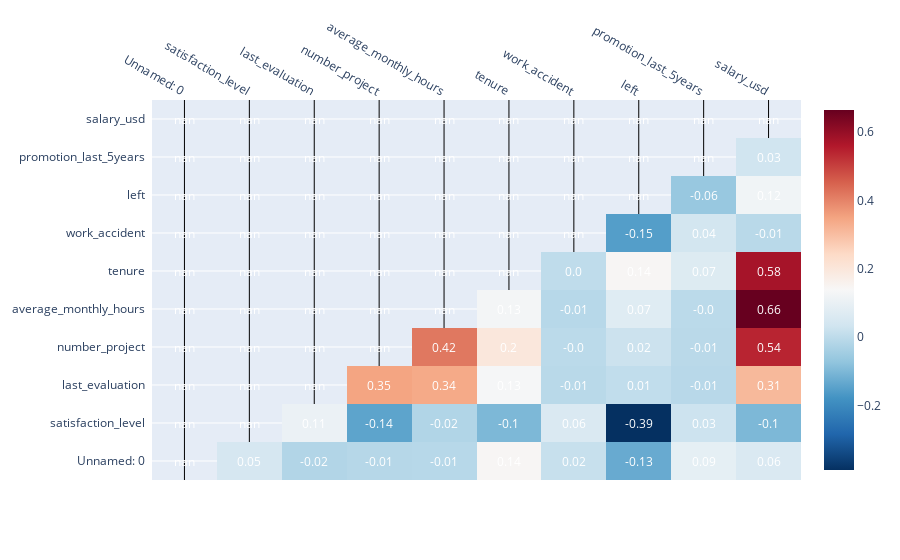

Write notebook code for a chart like this one.
### Code cell
# Create a plot as needed
numeric_df = df.select_dtypes(include=[np.number])  # type: ignore
numeric_df.drop(columns=["salary"], inplace=True)
correlation_matrix = numeric_df.corr()

mask = np.tril(np.ones_like(correlation_matrix, dtype=bool))
masked_correlation = correlation_matrix.where(~mask)

# Create heatmap for the upper triangular part
fig_upper = ff.create_annotated_heatmap(
    z=masked_correlation.values,
    x=list(masked_correlation.columns),
    y=list(masked_correlation.index),
    annotation_text=masked_correlation.round(2).values,
    colorscale="RdBu",
    reversescale=True,
    showscale=True,
)

# Update layout
fig_upper.update_layout(title="")

del fig_upper

### Figure 1 — Plotly figure (JSON) as saved in the notebook; plotly's stock layout.template omitted (floating-point values rounded to 4 significant figures)
{"data": [{"colorscale": [[0, "rgb(103,0,31)"], [0.1, "rgb(178,24,43)"], [0.2, "rgb(214,96,77)"], [0.3, "rgb(244,165,130)"], [0.4, "rgb(253,219,199)"], [0.5, "rgb(247,247,247)"], [0.6, "rgb(209,229,240)"], [0.7, "rgb(146,197,222)"], [0.8, "rgb(67,147,195)"], [0.9, "rgb(33,102,172)"], [1, "rgb(5,48,97)"]], "reversescale": true, "showscale": true, "type": "heatmap", "x": ["Unnamed: 0", "satisfaction_level", "last_evaluation", "number_project", "average_monthly_hours", "tenure", "work_accident", "left", "promotion_last_5years", "salary_usd"], "y": ["Unnamed: 0", "satisfaction_level", "last_evaluation", "number_project", "average_monthly_hours", "tenure", "work_accident", "left", "promotion_last_5years", "salary_usd"], "z": [[null, 0.04574, -0.01836, -0.012, -0.01001, 0.144, 0.01578, -0.129, 0.08914, 0.05891], [null, null, 0.105, -0.143, -0.02005, -0.1009, 0.0587, -0.3884, 0.02561, -0.1009], [null, null, null, 0.3493, 0.3397, 0.1316, -0.007104, 0.006567, -0.008684, 0.3099], [null, null, null, null, 0.4172, 0.1968, -0.004741, 0.02379, -0.006064, 0.5411], [null, null, null, null, null, 0.1278, -0.01014, 0.07129, -0.003544, 0.6646], [null, null, null, null, null, null, 0.00212, 0.1448, 0.06743, 0.5767], [null, null, null, null, null, null, null, -0.1546, 0.03925, -0.006853], [null, null, null, null, null, null, null, null, -0.06179, 0.1181], [null, null, null, null, null, null, null, null, null, 0.03414], [null, null, null, null, null, null, null, null, null, null]]}], "layout": {"annotations": [{"font": {"color": "#FFFFFF"}, "showarrow": false, "text": "nan", "x": "Unnamed: 0", "xref": "x", "y": "Unnamed: 0", "yref": "y"}, {"font": {"color": "#FFFFFF"}, "showarrow": false, "text": "0.05", "x": "satisfaction_level", "xref": "x", "y": "Unnamed: 0", "yref": "y"}, {"font": {"color": "#FFFFFF"}, "showarrow": false, "text": "-0.02", "x": "last_evaluation", "xref": "x", "y": "Unnamed: 0", "yref": "y"}, {"font": {"color": "#FFFFFF"}, "showarrow": false, "text": "-0.01", "x": "number_project", "xref": "x", "y": "Unnamed: 0", "yref": "y"}, {"font": {"color": "#FFFFFF"}, "showarrow": false, "text": "-0.01", "x": "average_monthly_hours", "xref": "x", "y": "Unnamed: 0", "yref": "y"}, {"font": {"color": "#FFFFFF"}, "showarrow": false, "text": "0.14", "x": "tenure", "xref": "x", "y": "Unnamed: 0", "yref": "y"}, {"font": {"color": "#FFFFFF"}, "showarrow": false, "text": "0.02", "x": "work_accident", "xref": "x", "y": "Unnamed: 0", "yref": "y"}, {"font": {"color": "#FFFFFF"}, "showarrow": false, "text": "-0.13", "x": "left", "xref": "x", "y": "Unnamed: 0", "yref": "y"}, {"font": {"color": "#FFFFFF"}, "showarrow": false, "text": "0.09", "x": "promotion_last_5years", "xref": "x", "y": "Unnamed: 0", "yref": "y"}, {"font": {"color": "#FFFFFF"}, "showarrow": false, "text": "0.06", "x": "salary_usd", "xref": "x", "y": "Unnamed: 0", "yref": "y"}, {"font": {"color": "#FFFFFF"}, "showarrow": false, "text": "nan", "x": "Unnamed: 0", "xref": "x", "y": "satisfaction_level", "yref": "y"}, {"font": {"color": "#FFFFFF"}, "showarrow": false, "text": "nan", "x": "satisfaction_level", "xref": "x", "y": "satisfaction_level", "yref": "y"}, {"font": {"color": "#FFFFFF"}, "showarrow": false, "text": "0.11", "x": "last_evaluation", "xref": "x", "y": "satisfaction_level", "yref": "y"}, {"font": {"color": "#FFFFFF"}, "showarrow": false, "text": "-0.14", "x": "number_project", "xref": "x", "y": "satisfaction_level", "yref": "y"}, {"font": {"color": "#FFFFFF"}, "showarrow": false, "text": "-0.02", "x": "average_monthly_hours", "xref": "x", "y": "satisfaction_level", "yref": "y"}, {"font": {"color": "#FFFFFF"}, "showarrow": false, "text": "-0.1", "x": "tenure", "xref": "x", "y": "satisfaction_level", "yref": "y"}, {"font": {"color": "#FFFFFF"}, "showarrow": false, "text": "0.06", "x": "work_accident", "xref": "x", "y": "satisfaction_level", "yref": "y"}, {"font": {"color": "#FFFFFF"}, "showarrow": false, "text": "-0.39", "x": "left", "xref": "x", "y": "satisfaction_level", "yref": "y"}, {"font": {"color": "#FFFFFF"}, "showarrow": false, "text": "0.03", "x": "promotion_last_5years", "xref": "x", "y": "satisfaction_level", "yref": "y"}, {"font": {"color": "#FFFFFF"}, "showarrow": false, "text": "-0.1", "x": "salary_usd", "xref": "x", "y": "satisfaction_level", "yref": "y"}, {"font": {"color": "#FFFFFF"}, "showarrow": false, "text": "nan", "x": "Unnamed: 0", "xref": "x", "y": "last_evaluation", "yref": "y"}, {"font": {"color": "#FFFFFF"}, "showarrow": false, "text": "nan", "x": "satisfaction_level", "xref": "x", "y": "last_evaluation", "yref": "y"}, {"font": {"color": "#FFFFFF"}, "showarrow": false, "text": "nan", "x": "last_evaluation", "xref": "x", "y": "last_evaluation", "yref": "y"}, {"font": {"color": "#FFFFFF"}, "showarrow": false, "text": "0.35", "x": "number_project", "xref": "x", "y": "last_evaluation", "yref": "y"}, {"font": {"color": "#FFFFFF"}, "showarrow": false, "text": "0.34", "x": "average_monthly_hours", "xref": "x", "y": "last_evaluation", "yref": "y"}, {"font": {"color": "#FFFFFF"}, "showarrow": false, "text": "0.13", "x": "tenure", "xref": "x", "y": "last_evaluation", "yref": "y"}, {"font": {"color": "#FFFFFF"}, "showarrow": false, "text": "-0.01", "x": "work_accident", "xref": "x", "y": "last_evaluation", "yref": "y"}, {"font": {"color": "#FFFFFF"}, "showarrow": false, "text": "0.01", "x": "left", "xref": "x", "y": "last_evaluation", "yref": "y"}, {"font": {"color": "#FFFFFF"}, "showarrow": false, "text": "-0.01", "x": "promotion_last_5years", "xref": "x", "y": "last_evaluation", "yref": "y"}, {"font": {"color": "#FFFFFF"}, "showarrow": false, "text": "0.31", "x": "salary_usd", "xref": "x", "y": "last_evaluation", "yref": "y"}, {"font": {"color": "#FFFFFF"}, "showarrow": false, "text": "nan", "x": "Unnamed: 0", "xref": "x", "y": "number_project", "yref": "y"}, {"font": {"color": "#FFFFFF"}, "showarrow": false, "text": "nan", "x": "satisfaction_level", "xref": "x", "y": "number_project", "yref": "y"}, {"font": {"color": "#FFFFFF"}, "showarrow": false, "text": "nan", "x": "last_evaluation", "xref": "x", "y": "number_project", "yref": "y"}, {"font": {"color": "#FFFFFF"}, "showarrow": false, "text": "nan", "x": "number_project", "xref": "x", "y": "number_project", "yref": "y"}, {"font": {"color": "#FFFFFF"}, "showarrow": false, "text": "0.42", "x": "average_monthly_hours", "xref": "x", "y": "number_project", "yref": "y"}, {"font": {"color": "#FFFFFF"}, "showarrow": false, "text": "0.2", "x": "tenure", "xref": "x", "y": "number_project", "yref": "y"}, {"font": {"color": "#FFFFFF"}, "showarrow": false, "text": "-0.0", "x": "work_accident", "xref": "x", "y": "number_project", "yref": "y"}, {"font": {"color": "#FFFFFF"}, "showarrow": false, "text": "0.02", "x": "left", "xref": "x", "y": "number_project", "yref": "y"}, {"font": {"color": "#FFFFFF"}, "showarrow": false, "text": "-0.01", "x": "promotion_last_5years", "xref": "x", "y": "number_project", "yref": "y"}, {"font": {"color": "#FFFFFF"}, "showarrow": false, "text": "0.54", "x": "salary_usd", "xref": "x", "y": "number_project", "yref": "y"}, {"font": {"color": "#FFFFFF"}, "showarrow": false, "text": "nan", "x": "Unnamed: 0", "xref": "x", "y": "average_monthly_hours", "yref": "y"}, {"font": {"color": "#FFFFFF"}, "showarrow": false, "text": "nan", "x": "satisfaction_level", "xref": "x", "y": "average_monthly_hours", "yref": "y"}, {"font": {"color": "#FFFFFF"}, "showarrow": false, "text": "nan", "x": "last_evaluation", "xref": "x", "y": "average_monthly_hours", "yref": "y"}, {"font": {"color": "#FFFFFF"}, "showarrow": false, "text": "nan", "x": "number_project", "xref": "x", "y": "average_monthly_hours", "yref": "y"}, {"font": {"color": "#FFFFFF"}, "showarrow": false, "text": "nan", "x": "average_monthly_hours", "xref": "x", "y": "average_monthly_hours", "yref": "y"}, {"font": {"color": "#FFFFFF"}, "showarrow": false, "text": "0.13", "x": "tenure", "xref": "x", "y": "average_monthly_hours", "yref": "y"}, {"font": {"color": "#FFFFFF"}, "showarrow": false, "text": "-0.01", "x": "work_accident", "xref": "x", "y": "average_monthly_hours", "yref": "y"}, {"font": {"color": "#FFFFFF"}, "showarrow": false, "text": "0.07", "x": "left", "xref": "x", "y": "average_monthly_hours", "yref": "y"}, {"font": {"color": "#FFFFFF"}, "showarrow": false, "text": "-0.0", "x": "promotion_last_5years", "xref": "x", "y": "average_monthly_hours", "yref": "y"}, {"font": {"color": "#FFFFFF"}, "showarrow": false, "text": "0.66", "x": "salary_usd", "xref": "x", "y": "average_monthly_hours", "yref": "y"}, {"font": {"color": "#FFFFFF"}, "showarrow": false, "text": "nan", "x": "Unnamed: 0", "xref": "x", "y": "tenure", "yref": "y"}, {"font": {"color": "#FFFFFF"}, "showarrow": false, "text": "nan", "x": "satisfaction_level", "xref": "x", "y": "tenure", "yref": "y"}, {"font": {"color": "#FFFFFF"}, "showarrow": false, "text": "nan", "x": "last_evaluation", "xref": "x", "y": "tenure", "yref": "y"}, {"font": {"color": "#FFFFFF"}, "showarrow": false, "text": "nan", "x": "number_project", "xref": "x", "y": "tenure", "yref": "y"}, {"font": {"color": "#FFFFFF"}, "showarrow": false, "text": "nan", "x": "average_monthly_hours", "xref": "x", "y": "tenure", "yref": "y"}, {"font": {"color": "#FFFFFF"}, "showarrow": false, "text": "nan", "x": "tenure", "xref": "x", "y": "tenure", "yref": "y"}, {"font": {"color": "#FFFFFF"}, "showarrow": false, "text": "0.0", "x": "work_accident", "xref": "x", "y": "tenure", "yref": "y"}, {"font": {"color": "#FFFFFF"}, "showarrow": false, "text": "0.14", "x": "left", "xref": "x", "y": "tenure", "yref": "y"}, {"font": {"color": "#FFFFFF"}, "showarrow": false, "text": "0.07", "x": "promotion_last_5years", "xref": "x", "y": "tenure", "yref": "y"}, {"font": {"color": "#FFFFFF"}, "showarrow": false, "text": "0.58", "x": "salary_usd", "xref": "x", "y": "tenure", "yref": "y"}, {"font": {"color": "#FFFFFF"}, "showarrow": false, "text": "nan", "x": "Unnamed: 0", "xref": "x", "y": "work_accident", "yref": "y"}, {"font": {"color": "#FFFFFF"}, "showarrow": false, "text": "nan", "x": "satisfaction_level", "xref": "x", "y": "work_accident", "yref": "y"}, {"font": {"color": "#FFFFFF"}, "showarrow": false, "text": "nan", "x": "last_evaluation", "xref": "x", "y": "work_accident", "yref": "y"}, {"font": {"color": "#FFFFFF"}, "showarrow": false, "text": "nan", "x": "number_project", "xref": "x", "y": "work_accident", "yref": "y"}, {"font": {"color": "#FFFFFF"}, "showarrow": false, "text": "nan", "x": "average_monthly_hours", "xref": "x", "y": "work_accident", "yref": "y"}, {"font": {"color": "#FFFFFF"}, "showarrow": false, "text": "nan", "x": "tenure", "xref": "x", "y": "work_accident", "yref": "y"}, {"font": {"color": "#FFFFFF"}, "showarrow": false, "text": "nan", "x": "work_accident", "xref": "x", "y": "work_accident", "yref": "y"}, {"font": {"color": "#FFFFFF"}, "showarrow": false, "text": "-0.15", "x": "left", "xref": "x", "y": "work_accident", "yref": "y"}, {"font": {"color": "#FFFFFF"}, "showarrow": false, "text": "0.04", "x": "promotion_last_5years", "xref": "x", "y": "work_accident", "yref": "y"}, {"font": {"color": "#FFFFFF"}, "showarrow": false, "text": "-0.01", "x": "salary_usd", "xref": "x", "y": "work_accident", "yref": "y"}, {"font": {"color": "#FFFFFF"}, "showarrow": false, "text": "nan", "x": "Unnamed: 0", "xref": "x", "y": "left", "yref": "y"}, {"font": {"color": "#FFFFFF"}, "showarrow": false, "text": "nan", "x": "satisfaction_level", "xref": "x", "y": "left", "yref": "y"}, {"font": {"color": "#FFFFFF"}, "showarrow": false, "text": "nan", "x": "last_evaluation", "xref": "x", "y": "left", "yref": "y"}, {"font": {"color": "#FFFFFF"}, "showarrow": false, "text": "nan", "x": "number_project", "xref": "x", "y": "left", "yref": "y"}, {"font": {"color": "#FFFFFF"}, "showarrow": false, "text": "nan", "x": "average_monthly_hours", "xref": "x", "y": "left", "yref": "y"}, {"font": {"color": "#FFFFFF"}, "showarrow": false, "text": "nan", "x": "tenure", "xref": "x", "y": "left", "yref": "y"}, {"font": {"color": "#FFFFFF"}, "showarrow": false, "text": "nan", "x": "work_accident", "xref": "x", "y": "left", "yref": "y"}, {"font": {"color": "#FFFFFF"}, "showarrow": false, "text": "nan", "x": "left", "xref": "x", "y": "left", "yref": "y"}, {"font": {"color": "#FFFFFF"}, "showarrow": false, "text": "-0.06", "x": "promotion_last_5years", "xref": "x", "y": "left", "yref": "y"}, {"font": {"color": "#FFFFFF"}, "showarrow": false, "text": "0.12", "x": "salary_usd", "xref": "x", "y": "left", "yref": "y"}, {"font": {"color": "#FFFFFF"}, "showarrow": false, "text": "nan", "x": "Unnamed: 0", "xref": "x", "y": "promotion_last_5years", "yref": "y"}, {"font": {"color": "#FFFFFF"}, "showarrow": false, "text": "nan", "x": "satisfaction_level", "xref": "x", "y": "promotion_last_5years", "yref": "y"}, {"font": {"color": "#FFFFFF"}, "showarrow": false, "text": "nan", "x": "last_evaluation", "xref": "x", "y": "promotion_last_5years", "yref": "y"}, {"font": {"color": "#FFFFFF"}, "showarrow": false, "text": "nan", "x": "number_project", "xref": "x", "y": "promotion_last_5years", "yref": "y"}, {"font": {"color": "#FFFFFF"}, "showarrow": false, "text": "nan", "x": "average_monthly_hours", "xref": "x", "y": "promotion_last_5years", "yref": "y"}, {"font": {"color": "#FFFFFF"}, "showarrow": false, "text": "nan", "x": "tenure", "xref": "x", "y": "promotion_last_5years", "yref": "y"}, {"font": {"color": "#FFFFFF"}, "showarrow": false, "text": "nan", "x": "work_accident", "xref": "x", "y": "promotion_last_5years", "yref": "y"}, {"font": {"color": "#FFFFFF"}, "showarrow": false, "text": "nan", "x": "left", "xref": "x", "y": "promotion_last_5years", "yref": "y"}, {"font": {"color": "#FFFFFF"}, "showarrow": false, "text": "nan", "x": "promotion_last_5years", "xref": "x", "y": "promotion_last_5years", "yref": "y"}, {"font": {"color": "#FFFFFF"}, "showarrow": false, "text": "0.03", "x": "salary_usd", "xref": "x", "y": "promotion_last_5years", "yref": "y"}, {"font": {"color": "#FFFFFF"}, "showarrow": false, "text": "nan", "x": "Unnamed: 0", "xref": "x", "y": "salary_usd", "yref": "y"}, {"font": {"color": "#FFFFFF"}, "showarrow": false, "text": "nan", "x": "satisfaction_level", "xref": "x", "y": "salary_usd", "yref": "y"}, {"font": {"color": "#FFFFFF"}, "showarrow": false, "text": "nan", "x": "last_evaluation", "xref": "x", "y": "salary_usd", "yref": "y"}, {"font": {"color": "#FFFFFF"}, "showarrow": false, "text": "nan", "x": "number_project", "xref": "x", "y": "salary_usd", "yref": "y"}, {"font": {"color": "#FFFFFF"}, "showarrow": false, "text": "nan", "x": "average_monthly_hours", "xref": "x", "y": "salary_usd", "yref": "y"}, {"font": {"color": "#FFFFFF"}, "showarrow": false, "text": "nan", "x": "tenure", "xref": "x", "y": "salary_usd", "yref": "y"}, {"font": {"color": "#FFFFFF"}, "showarrow": false, "text": "nan", "x": "work_accident", "xref": "x", "y": "salary_usd", "yref": "y"}, {"font": {"color": "#FFFFFF"}, "showarrow": false, "text": "nan", "x": "left", "xref": "x", "y": "salary_usd", "yref": "y"}, {"font": {"color": "#FFFFFF"}, "showarrow": false, "text": "nan", "x": "promotion_last_5years", "xref": "x", "y": "salary_usd", "yref": "y"}, {"font": {"color": "#FFFFFF"}, "showarrow": false, "text": "nan", "x": "salary_usd", "xref": "x", "y": "salary_usd", "yref": "y"}], "title": {"text": ""}, "xaxis": {"dtick": 1, "gridcolor": "rgb(0, 0, 0)", "side": "top", "ticks": ""}, "yaxis": {"dtick": 1, "ticks": "", "ticksuffix": "  "}}}
